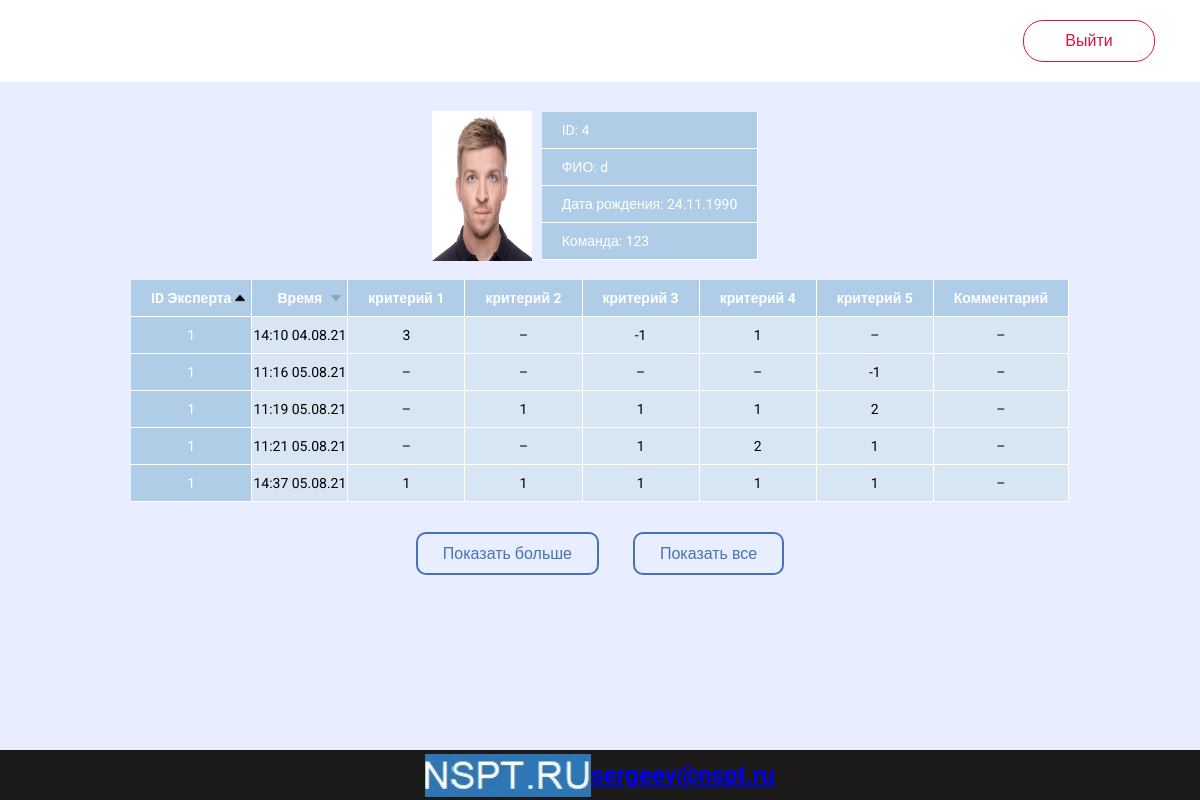
Page /user_grades_table/1/3 (signed in) on the committed database.
### app/models.py (models this page shows, shortened)
class User(UserMixin, db.Model):
    project_id = db.Column(db.Integer)  # id в данном проете
    username = db.Column(db.String(64))
    email = db.Column(db.String(128), index=True, unique=True)
    birthday = db.Column(db.Date)
    team = db.Column(db.String(32))  # команда, класс иди что-то подобное
    place = db.Column(db.String(64))  # локация, регион или что-то подобное
    project_number = db.Column(db.Integer)  # номер проекта к которму относится
    id = db.Column(db.Integer, unique=True, primary_key=True, autoincrement=True)  # общий id
    password_hash = db.Column(db.String(128))
    grades = db.relationship('Grade', backref='user', lazy='dynamic')
    sum_grade_0 = db.Column(db.Float, default=0)
    sum_grade_1 = db.Column(db.Float, default=0)
    sum_grade_2 = db.Column(db.Float, default=0)
    sum_grade_3 = db.Column(db.Float, default=0)
    sum_grade_4 = db.Column(db.Float, default=0)
    sum_grade_all = db.Column(db.Float, default=0)

class Parameter(db.Model):
    id = db.Column(db.Integer, primary_key=True, unique=True, autoincrement=True)
    name = db.Column(db.String(32))
    weight = db.Column(db.Float, default=1.0)
    project_number = db.Column(db.Integer, db.ForeignKey('project.number'))

class Grade(db.Model):
    __tablename__ = 'grade'
    id = db.Column(db.Integer, primary_key=True, unique=True, autoincrement=True)
    user_id = db.Column(db.Integer, db.ForeignKey('user.id'))
    expert_id = db.Column(db.String(64), db.ForeignKey('expert.id'))
    date = db.Column(db.DateTime, default=datetime.now())
    parameter_0 = db.Column(db.Integer)
    parameter_1 = db.Column(db.Integer)
    parameter_2 = db.Column(db.Integer)
    parameter_3 = db.Column(db.Integer)
    parameter_4 = db.Column(db.Integer)
    comment = db.Column(db.Text(200))

### app/main/routes.py (the view)
@bp.route('/user_grades_table/<project_number>/<user_id>', methods=['GET', 'POST'])
@login_required
def user_grades_table(project_number, user_id):
    grades = Grade.query.filter_by(user_id=user_id).order_by(Grade.expert_id).limit(5)
    user = User.query.filter_by(id=user_id).first()
    parameters = Parameter.query.all()
    return render_template('user_grades_table.html', title='Rating', grades=grades, user=user,
                           project_number=project_number, ParName=parameters,
                           user_id=user_id)

### app/models.py (called while the page is built, shortened)
@login.user_loader
def load_user(id):
    if int(id) < 10000:
        return User.query.get(int(id))

### app/templates/user_grades_table.html (shortened to what this page needs)
{% extends "main_0.html" %}
{%  block app_content %}
    <link rel="stylesheet"  href="{{ url_for('static', filename='admin_table.css')}}">
    <link rel="stylesheet"  href="{{ url_for('static', filename='user_grades_table.css')}}">
    <div class="container">
        <div class="data">
            <img style="width: 100px; height: 150px" src="{{ url_for('static', filename='/images/4.webp') }}" alt="">
            <table style="margin: 10px;">
                <tr>
                    <td style="text-align: left">ID: {{ user.project_id }}</td>
                </tr>
                <tr>
                    <td style="text-align: left">ФИО: {{ user.username }}</td>
                </tr>
                <tr>
                    <td style="text-align: left">Дата рождения: {{ user.birthday.strftime('%d.%m.%Y') }}</td>
                </tr>
                <tr>
                    <td style="text-align: left">Команда: {{ user.team }}</td>
                </tr>
            </table>
        </div>
    </div>
    <div class="table-wrap">
        <table class="table-sort">
            <thead>
            <tr>
                <th id="expert_id" class="sort" data-order="1" onclick="sort(this.id, {{ user_id }})">ID Эксперта</th>
                <th id="date" class="sort" data-order="0" onclick="sort(this.id, {{ user_id }})">Время</th>
                {% set i = namespace(a=0) %}
                {% for parameter in ParName %}
                    <th id="parameter{{ i.a }}">{{ parameter.name }}</th>
                    {% set i.a = i.a + 1 %}
                {% endfor %}
                <th id="comment" class="sort">Комментарий</th>
            </tr>
            </thead>
            <tbody id="tbody">
            {% set i.a = 0 %}
            {% for grade in grades %}
                <tr id="number_str{{ i.a }}">
                    <td id="expert_id{{ i.a }}">
                        {% if grade.expert_id %}
                            {{ grade.expert_id }}
                        {% else %}
                            –
                        {% endif %}
                    </td>
                    <td id="date{{ i.a }}">
                        {% if grade.date %}
                            {{ grade.date.strftime('%H:%M %d.%m.%y') }}
                        {% else %}
                            –
                        {% endif %}
                    </td>
                    {% for j in range(10) %}
                        {% if grade.__dict__['parameter_{}'.format(j)] is defined %}
                            <td id="parameter_{{ j }}{{ i.a }}">{% if grade.__dict__['parameter_{}'.format(j)] != 0 %}{{ grade.__dict__['parameter_{}'.format(j)] }}{% else %}–{% endif %}</td>
                        {% endif %}
                    {% endfor %}
                    <td id="comment{{ i.a }}">
                        {% if grade.comment %}
                            {{ grade.comment }}
                        {% else %}
                            –
                        {% endif %}
                    </td>
                </tr>
                {% set i.a = i.a + 1 %}
            {% endfor %}
            </tbody>
        </table>
    </div>
    <div class="show">
        <a class="show_btn" href="javascript:show_more(2, {{ user_id }})">
            Показать больше</a>
        <a class="show_btn" href="javascript:show_more(10000, {{ user_id }})">
            Показать все</a>
    </div>
{% endblock %}

### app/templates/main_0.html (shortened to what this page needs)
<html lang="ru">
<head>
    <link rel="stylesheet" href="{{ url_for('static', filename='main_0.css') }}">
</head>
<body id="body">
<div class="shapka" >
    {% if title != 'Sign In' and title != 'Register' and (auth or auth is not defined) %}
        <div class="exit">
            <a class="exit_button" href="{{ url_for('auth.logout') }}">
                Выйти
            </a>
        </div>
    {% endif %}
</div>
<div class="content">
    {% block app_content %}{% endblock %}
</div>
<div class="podval">
    <img class="img" src="{{ url_for('static',filename='logo_2.webp')}}" alt="">
    <h2><a href="sergeev@nspt.ru">sergeev@nspt.ru</a></h2>
</div>
</body>
</html>

### app/static/main_0.css (style rules this page uses)
@media screen and (min-width: 768px) { .content { justify-content: center; vertical-align: middle; align-items: center; margin-top: 10px; margin-bottom: 55px; } }
* { -webkit-tap-highlight-color: rgba(0, 0, 0, 0); }
body { justify-content: center; align-items: center; height: 100vh; font-family: 'Roboto', sans-serif; background-color: #e8edff; margin: 0; }
.shapka { background-color: rgb(255, 255, 255); width: 100%; position: sticky; display: flex; justify-content: space-between; vertical-align: middle; align-items: center; }
.podval { max-height: 50px; display: flex; justify-content: center; vertical-align: middle; align-items: center; text-align: center; position: fixed; clear: both; height: 10%; width: 100%; background-color: #1c1919; color: #ffffff; right: 0; bottom: 0; margin-top: 10px; }
.exit_button { text-align: center; border-radius: 20px; }
.exit .exit_button:before { left: -30px; bottom: 100%; transition: all .7s; }
.exit a { color: crimson; }
@media screen and (min-width: 768px) { .exit .exit_button { display: inline-block; width: 130px; height: 40px; line-height: 40px; margin: 20px; position: relative; overflow: hidden; border: 1px solid crimson; transition: color .5s; text-decoration: none; !important; } }
@media screen and (min-width: 768px) { .exit { margin-right: 25px; } }
.exit .exit_button:before { content: ""; position: absolute; z-index: -1; background: crimson; height: 150px; width: 200px; border-radius: 50%; }
.exit .exit_button:not(active) { box-shadow: 0 0 0 0; transform: scale(1); }

### app/static/admin_table.css (style rules this page uses)
.table-wrap { overflow-x: auto; }
.table-sort { margin: auto; justify-content: space-around; vertical-align: middle; align-items: center; cursor: pointer; }
table { font-family: 'Roboto', sans-serif; font-size: 14px; border-collapse: collapse; text-align: center; table-layout: fixed; }
th, td:first-child { background: #AFCDE7; color: white; padding: 10px 20px; margin: auto; }
th { transition: all 0.2s ease; cursor: pointer; border-style: solid; border-width: 0 1px 1px 0; border-color: white; }
td { border-style: solid; border-width: 0 1px 1px 0; border-color: white; background: #D8E6F3; margin: auto; }
th:first-child, td:first-child { text-align: center; }
th.sort, th.sort { position: relative; }
th.sort[data-order="0"]::after { content: url("arrowDown.png"); position: absolute; opacity: 0.2; right: 3px; transition: all 0.2s ease; transform: rotate(0deg); }
th.sort[data-order="1"]::after, th.sort[data-order="-1"]::after { transition: all 0.2s ease; position: absolute; right: 3px; opacity: 1; content: url("arrowDown.png"); }
th.sort[data-order="1"]::after { transform: rotate(180deg); }
.img { width: 166px; height:43px; }
.show_btn { margin: 10px 15px; text-decoration: none; padding: 10px 25px; font-family: 'Roboto', sans-serif; font-weight: 500; color: rgba(0, 64, 144, 0.7); background: transparent; outline: none !important; cursor: pointer; -webkit-transition: all 0.2s ease; transition: all 0.2s ease; position: relative; display: inline-block; border: 2px solid rgba(0, 64, 144, 0.7); border-radius: 10px; }
.show { text-align: center; margin: 20px auto; }
.show_btn:not(active) { box-shadow: 0 0 0 0; transform: scale(1); }

### app/static/user_grades_table.css (style rules this page uses)
@media screen and (min-width: 768px) { .container { display: flex; justify-content: space-between; } }
@media screen and (min-width: 768px) { .data { display: flex; margin: 0 auto; justify-content: center; vertical-align: center; align-items: center; background-color: #e8edff; } }
.data { display: flex; margin: 10px auto; justify-content: center; vertical-align: center; align-items: center; background-color: #e8edff; }

### rows in the picture
User: project_id "4", username "d", birthday "24.11.1990", team "123"
Parameter: name "критерий 1"
Parameter: name "критерий 2"
Parameter: name "критерий 3"
Parameter: name "критерий 4"
Parameter: name "критерий 5"
Grade: expert_id "1", date "14:10 04.08.21", __dict__ "3" "-1" "1"
Grade: expert_id "1", date "11:16 05.08.21", __dict__ "-1"
Grade: expert_id "1", date "11:19 05.08.21", __dict__ "1" "1" "1" "2"
Grade: expert_id "1", date "11:21 05.08.21", __dict__ "1" "2" "1"
Grade: expert_id "1", date "14:37 05.08.21", __dict__ "1" "1" "1" "1" "1"
